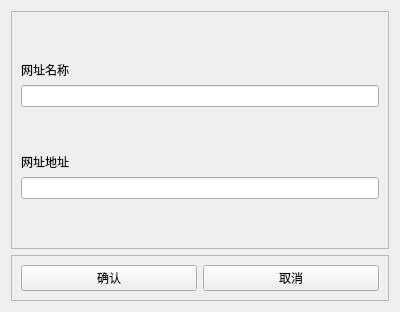
<?xml version="1.0" encoding="UTF-8"?>
<ui version="4.0">
 <class>ToolBag_create</class>
 <widget class="QWidget" name="ToolBag_create">
  <property name="geometry">
   <rect>
    <x>0</x>
    <y>0</y>
    <width>400</width>
    <height>300</height>
   </rect>
  </property>
  <property name="windowTitle">
   <string>Form</string>
  </property>
  <layout class="QVBoxLayout" name="verticalLayout">
   <item>
    <widget class="QFrame" name="frame">
     <property name="sizePolicy">
      <sizepolicy hsizetype="Preferred" vsizetype="Minimum">
       <horstretch>0</horstretch>
       <verstretch>0</verstretch>
      </sizepolicy>
     </property>
     <property name="frameShape">
      <enum>QFrame::StyledPanel</enum>
     </property>
     <property name="frameShadow">
      <enum>QFrame::Raised</enum>
     </property>
     <layout class="QVBoxLayout" name="verticalLayout_2">
      <item>
       <spacer name="verticalSpacer_2">
        <property name="orientation">
         <enum>Qt::Vertical</enum>
        </property>
        <property name="sizeHint" stdset="0">
         <size>
          <width>20</width>
          <height>40</height>
         </size>
        </property>
       </spacer>
      </item>
      <item>
       <widget class="QLabel" name="label_2">
        <property name="text">
         <string>网址名称</string>
        </property>
       </widget>
      </item>
      <item>
       <widget class="QLineEdit" name="nameLine"/>
      </item>
      <item>
       <spacer name="verticalSpacer">
        <property name="orientation">
         <enum>Qt::Vertical</enum>
        </property>
        <property name="sizeHint" stdset="0">
         <size>
          <width>20</width>
          <height>40</height>
         </size>
        </property>
       </spacer>
      </item>
      <item>
       <widget class="QLabel" name="label">
        <property name="text">
         <string>网址地址</string>
        </property>
       </widget>
      </item>
      <item>
       <widget class="QLineEdit" name="httpLine"/>
      </item>
      <item>
       <spacer name="verticalSpacer_3">
        <property name="orientation">
         <enum>Qt::Vertical</enum>
        </property>
        <property name="sizeHint" stdset="0">
         <size>
          <width>20</width>
          <height>40</height>
         </size>
        </property>
       </spacer>
      </item>
     </layout>
    </widget>
   </item>
   <item>
    <widget class="QFrame" name="frame_2">
     <property name="sizePolicy">
      <sizepolicy hsizetype="Preferred" vsizetype="Maximum">
       <horstretch>0</horstretch>
       <verstretch>0</verstretch>
      </sizepolicy>
     </property>
     <property name="frameShape">
      <enum>QFrame::StyledPanel</enum>
     </property>
     <property name="frameShadow">
      <enum>QFrame::Raised</enum>
     </property>
     <layout class="QHBoxLayout" name="horizontalLayout">
      <item>
       <widget class="QPushButton" name="yesButton">
        <property name="text">
         <string>确认</string>
        </property>
       </widget>
      </item>
      <item>
       <widget class="QPushButton" name="noButton">
        <property name="text">
         <string>取消</string>
        </property>
       </widget>
      </item>
     </layout>
    </widget>
   </item>
  </layout>
 </widget>
 <resources/>
 <connections/>
</ui>
